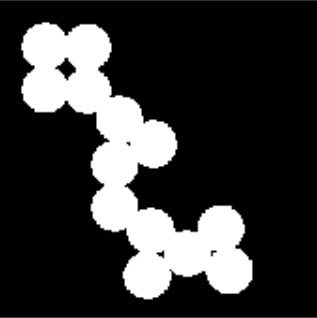
%> input picture standard_test_images/circles.png, 317 x 318 px
$ octave ippr01122023.m   (GNU Octave 9; MATLAB toolbox functions it lacks are replaced by stand-ins)
%> lines starting %> are read from the running program, lines starting %| are printed output that depends on the picture; in (x1, y1, x2, y2) boxes, pixels count from 0 and x2, y2 are one past the last pixel; in counts of white or black regions, pixels touching at a corner belong together; the program's own positions count from 1
% [53 lines of commented-out code are left out]

%% Shape Description: Reducing the size of the object to its “skeleton”. The concept of object skeleton is frequently used in image analysis applications, e.g. optical character recognition, edge tracking etc. Skeleton of an object can be obtained by means of medial axis transformation.
% Load the original image
BW1 = imread("standard_test_images\circles.png");
%> BW1 is the input picture: size 318x317x3 uint8; min 0, max 255, mean 55.6

% Convert the image to grayscale if it is not already
if size(BW1, 3) == 3
    BW1 = rgb2gray(BW1);
%> BW1: size 318x317 uint8
end

% Convert the grayscale image to binary
BW1 = imbinarize(BW1);
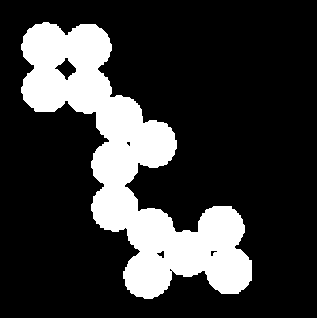
%> BW1: size 318x317 logical; 21.7% white; 1 white region, box (x1, y1, x2, y2) and area: (21, 22, 252, 299) 21877

% Display the original binary image
figure, imshow(BW1);

% Apply the 'remove' morphological operation
BW2 = bwmorph(BW1,'remove');
%> BW2: size 318x317 logical; 1.2% white in thin lines or dots, all inside (x1, y1, x2, y2) = (21, 22, 252, 299)

% Apply the 'skeletonize' morphological operation indefinitely
BW3 = bwmorph(BW1,'skel', Inf);
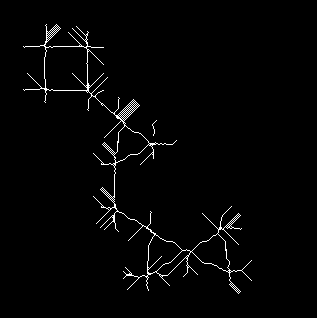
%> BW3: size 318x317 logical; 1.8% white in thin lines or dots, all inside (x1, y1, x2, y2) = (23, 24, 252, 294)

% Display the results of the morphological operations
figure, imshow(BW2);
figure, imshow(BW3);


%% Calculate the gray-level co-occurrence matrix (GLCM) and return the scaled image used in the calculation. By specifying empty brackets for the GrayLimits parameter, the example uses the minimum and maximum grayscale vales in the input image as limits.
I = [ 1 1 5 6 8 8; 2 3 5 7 0 2; 0 2 3 5 6 7];

[~, SI] = graycomatrix(I,'NumLevels',9,'GrayLimits',[]);

glcm = [0 1 2 3;1 1 2 3;1 0 2 0;0 0 0 3];

% Calculate statistical properties of the GLCM.
stats = graycoprops(glcm);

%% Recognition
% Read Image
I = imread('standard_test_images\sample.bmp');
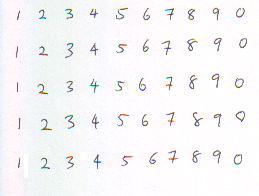
%> input picture standard_test_images/sample.bmp, 259 x 196 px
%> I is the input picture: size 196x259x3 uint8; mean R, G, B 247.1, 245.9, 247.8
imshow(I)

% Convert to grayscale image
Igray = rgb2gray(I);
imshow(Igray)

% Convert to binary image
Ibw = imbinarize(Igray,graythresh(Igray));
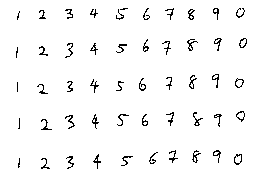
%> Ibw: size 196x259 logical; 97% white; black in thin lines or dots, all inside (x1, y1, x2, y2) = (16, 8, 247, 169)
imshow(Ibw)

% Edge detection
Iedge = edge(uint8(Ibw));
%> Iedge: size 196x259 logical; 4.7% white in thin lines or dots, all inside (x1, y1, x2, y2) = (15, 7, 248, 170)
imshow(Iedge)

% Morphology
% Image Dilation
se = strel('square',2);
Iedge2 = imdilate(Iedge, se);
%> Iedge2: size 196x259 logical; 9.5% white; 50 white regions, largest, box (x1, y1, x2, y2) and area: (115, 7, 130, 21) 128, (187, 38, 200, 53) 121, (188, 74, 198, 91) 119
imshow(Iedge2);

% Image Filling
Ifill= imfill(Iedge2,'holes');
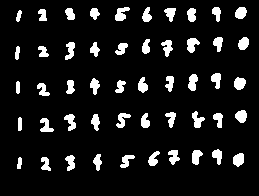
%> Ifill: size 196x259 logical; 9.6% white; 50 white regions
imshow(Ifill)

% Blobs analysis
[Ilabel, num] = bwlabel(Ifill);
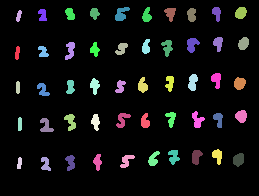
%> Ilabel: size 196x259 double; 51 distinct labels, from 0 to 50; one colour per label, 0 black
%> num = 50
disp(num);
%| 50
Iprops = regionprops(Ilabel);
%> Iprops = 50 regions; largest, box (x1, y1, x2, y2), Area and Centroid: (115, 7, 130, 21) 129 [121.9 14.5], (187, 38, 200, 53) 125 [192.7 45.1], (188, 74, 198, 91) 121 [193.4 82.9], (233, 153, 244, 167) 120 [239.2 160.2], (234, 77, 246, 90) 119 [240.2 84]
Ibox = [Iprops.BoundingBox];
%> Ibox = 200 values, max 238.5 at index 197, min 4 at index 11, mean 57.89
Ibox = reshape(Ibox,[4 50]);
%> Ibox = 50 columns, first 8: [15.5 16.5 16.5 17.5 18.5 37.5 38.5 38.5; 46.5 10.5 81.5 157.5 117.5 83.5 9.5 46.5; 5 6 4 5 4 13 9 11; 14 12 13 12 14 13 12 11]
imshow(I)

% Plot the Object Location
hold on;
for cnt = 1:50
 rectangle('position',Ibox(:,cnt),'edgecolor','r');
end
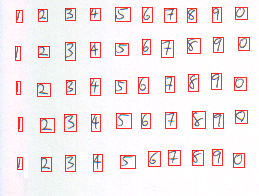
%> figure redrawn from the program's plot data
